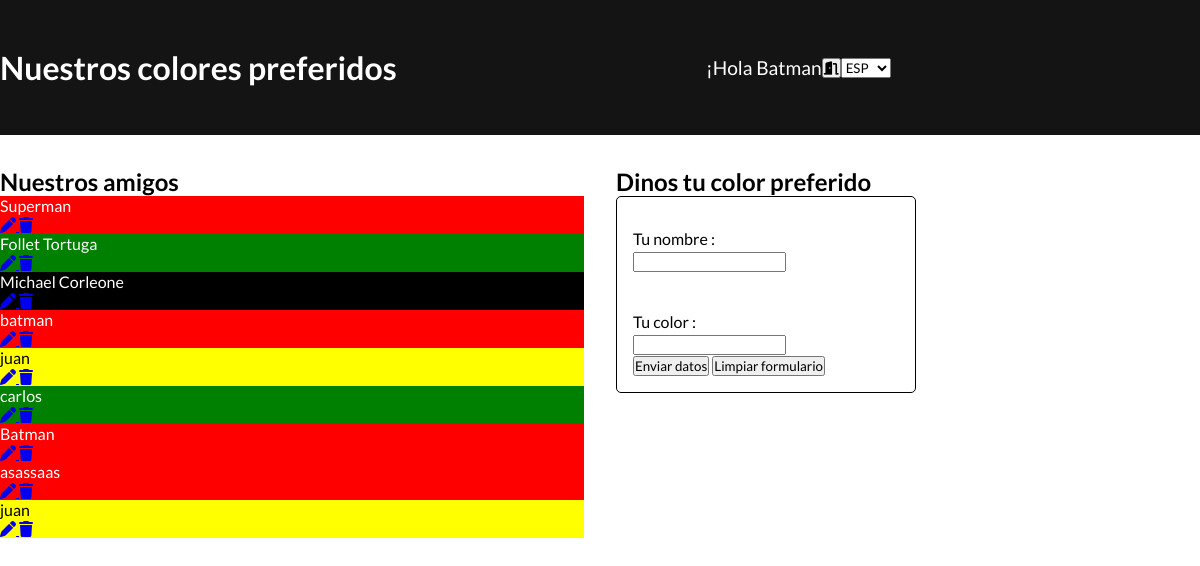
Page /01_php_basico/09_SESION/colores/index.php (signed in) on the committed database.
### tables this page shows
CREATE TABLE `colores` (
  `id_color` int NOT NULL AUTO_INCREMENT,
  `usuario` varchar(50) NOT NULL,
  `color` varchar(55) NOT NULL,
  `id_usuario` int NOT NULL DEFAULT '1',
  PRIMARY KEY (`id_color`)
);

### 01_php_basico/09_SESION/colores/index.php (the view, shortened to what this page needs)
<?php
require_once '../pdo_bind_connection.php';
$select = "SELECT * FROM colores where id_usuario = :id_usuario;";
$preparacion = $pdo->prepare($select);
$preparacion->bindParam(':id_usuario', $_SESSION['id_usuario'], PDO::PARAM_INT);
$preparacion->execute();
$array_filas = $preparacion->fetchAll();
?>
<!DOCTYPE html>
<html lang="es">
<head>
    <?php include_once '../modulos/etiquetas_meta.php'; ?>
    <link rel="stylesheet" href="../css/styles.css">
</head>
<body>
    <?php include_once '../modulos/header.php'; ?>
    <main class="main-colores">
        <section>
            <h2>Nuestros amigos</h2>
            <?php foreach ($array_filas as $fila) : ?>
                <?php
                $color = "white";
                $arrayLetrasOscuras = ["white", "yellow", "pink", "gray", "grey"];
                if (in_array($fila['color'], $arrayLetrasOscuras)) {
                    $color = "black";
                }
                ?>
                <div class="items" style="background-color: <?= $fila['color'] ?>; color: <?= $color ?>;">
                    <p>
                        <?= htmlspecialchars($fila['usuario'], ENT_QUOTES, 'UTF-8')   ?>
                    </p>
                    <span>
                        <a href="index.php?id=<?= $fila['id_color'] ?>&user=<?= str_replace(" ", "%20", $fila['usuario']) ?>&color=<?= $fila['color'] ?>&formulario=modificarDatos">
                            <i class="fa-solid fa-pen"></i>
                        </a>
                        <a href="delete.php?id=<?= $fila['id_color'] ?>">
                            <i class="fa-solid fa-trash"></i>
                        </a>
                    </span>
                </div>
            <?php endforeach ?>
        </section>
        <section>
            <?php
            $formulario = $_GET['formulario'] ?? 'insertarNuevoColor';
            switch ($formulario) {
                case 'insertarNuevoColor':
                    include_once '../modulos/form_insertarNuevoColor.php';
                    break;
            }
            ?>
        </section>
    </main>
</body>
</html>

### 01_php_basico/09_SESION/css/styles.css (style rules this page uses)
* { margin: 0; padding: 0; box-sizing: border-box; font-family: Lato, Arial, Helvetica, sans-serif; }
:root { --desktop-width: 1200px; }

### rows in the picture
colores: usuario "Superman"
colores: usuario "Follet Tortuga"
colores: usuario "Michael Corleone"
colores: usuario "batman"
colores: usuario "juan"
colores: usuario "carlos"
colores: usuario "Batman"
colores: usuario "asassaas"
colores: usuario "juan"

### other values in the picture
$_COOKIE['usuario'] "Batman"
